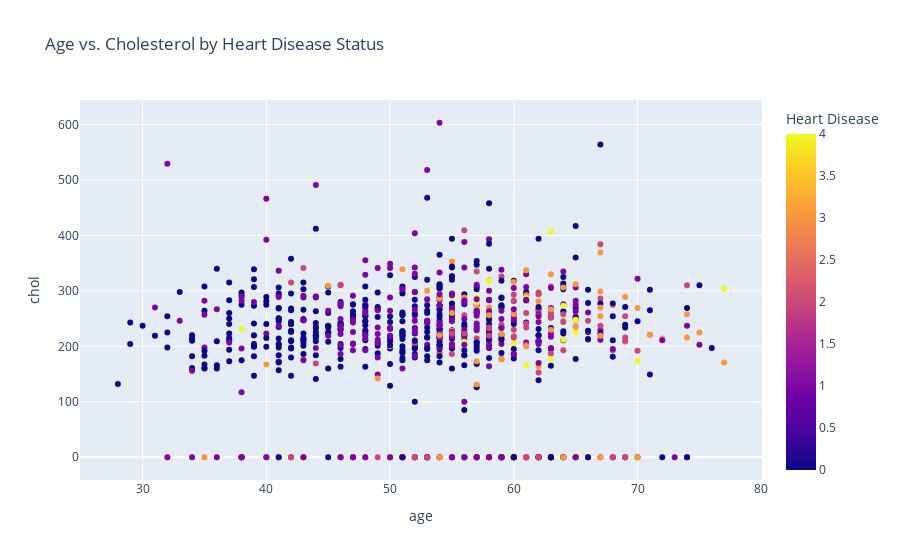

Notebook cell for this chart:
### Markdown cell above
#### *Interactive Plotly Chart (Age vs. Cholesterol)*

### Code cell
import plotly.express as px

fig = px.scatter(data, x='age', y='chol', color='num',
                 title='Age vs. Cholesterol by Heart Disease Status',
                 labels={'num': 'Heart Disease'})
fig.show()

### Figure 1 — Plotly figure (JSON) as saved in the notebook; plotly's stock layout.template omitted (floating-point values rounded to 4 significant figures; data arrays with more than 128 entries replaced by an {"elided": "..."} marker saying what was removed)
{"data": [{"hovertemplate": "age=%{x}<br>chol=%{y}<br>Heart Disease=%{marker.color}<extra></extra>", "legendgroup": "", "marker": {"color": {"elided": "920 int values"}, "coloraxis": "coloraxis", "symbol": "circle"}, "mode": "markers", "name": "", "orientation": "v", "showlegend": false, "type": "scatter", "x": {"elided": "920 int values"}, "xaxis": "x", "y": {"elided": "920 int values"}, "yaxis": "y"}], "layout": {"coloraxis": {"colorbar": {"title": {"text": "Heart Disease"}}, "colorscale": [[0, "#0d0887"], [0.1111, "#46039f"], [0.2222, "#7201a8"], [0.3333, "#9c179e"], [0.4444, "#bd3786"], [0.5556, "#d8576b"], [0.6667, "#ed7953"], [0.7778, "#fb9f3a"], [0.8889, "#fdca26"], [1, "#f0f921"]]}, "legend": {"tracegroupgap": 0}, "title": {"text": "Age vs. Cholesterol by Heart Disease Status"}, "xaxis": {"anchor": "y", "domain": [0, 1], "title": {"text": "age"}}, "yaxis": {"anchor": "x", "domain": [0, 1], "title": {"text": "chol"}}}}
